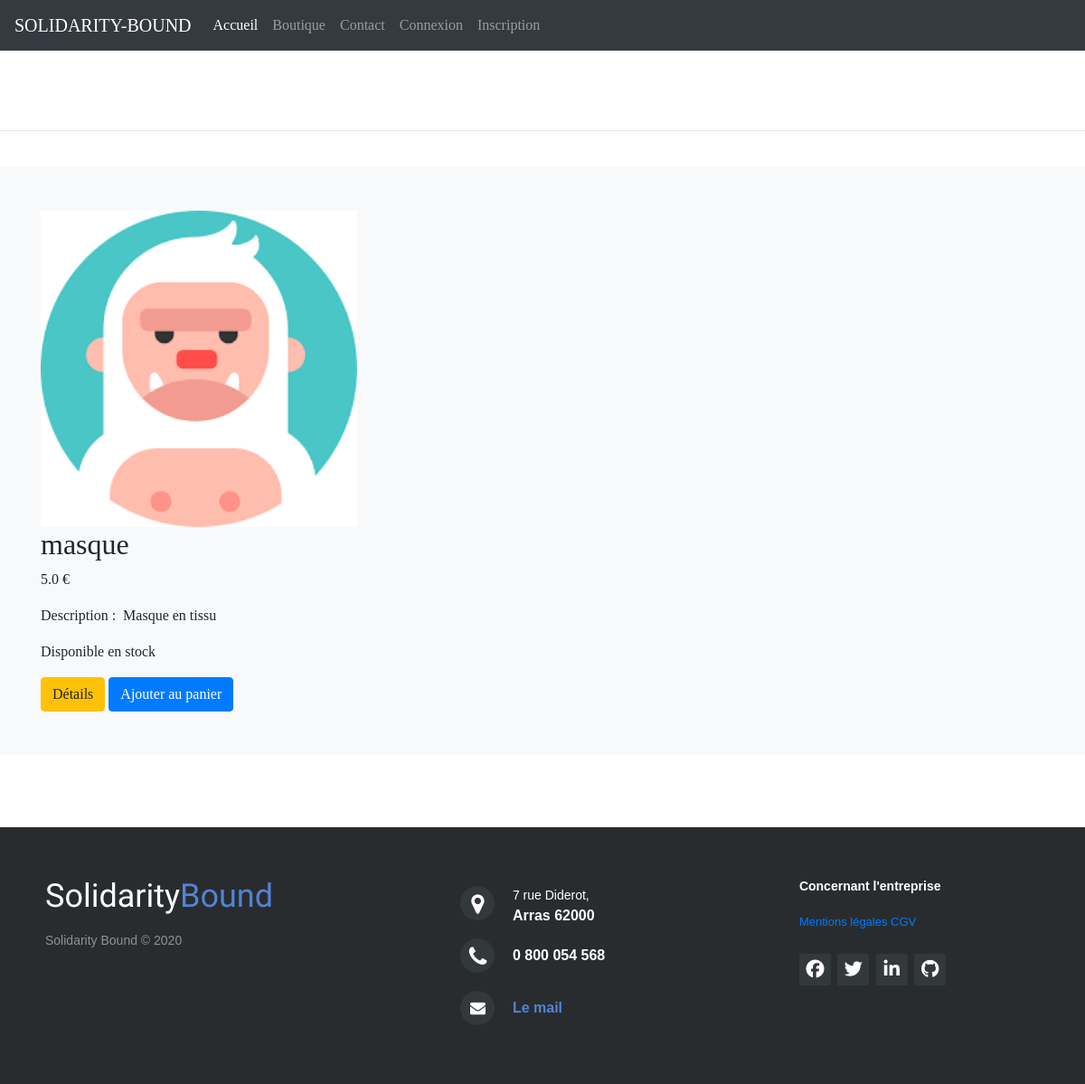
The page /boutique on the database as committed earlier.
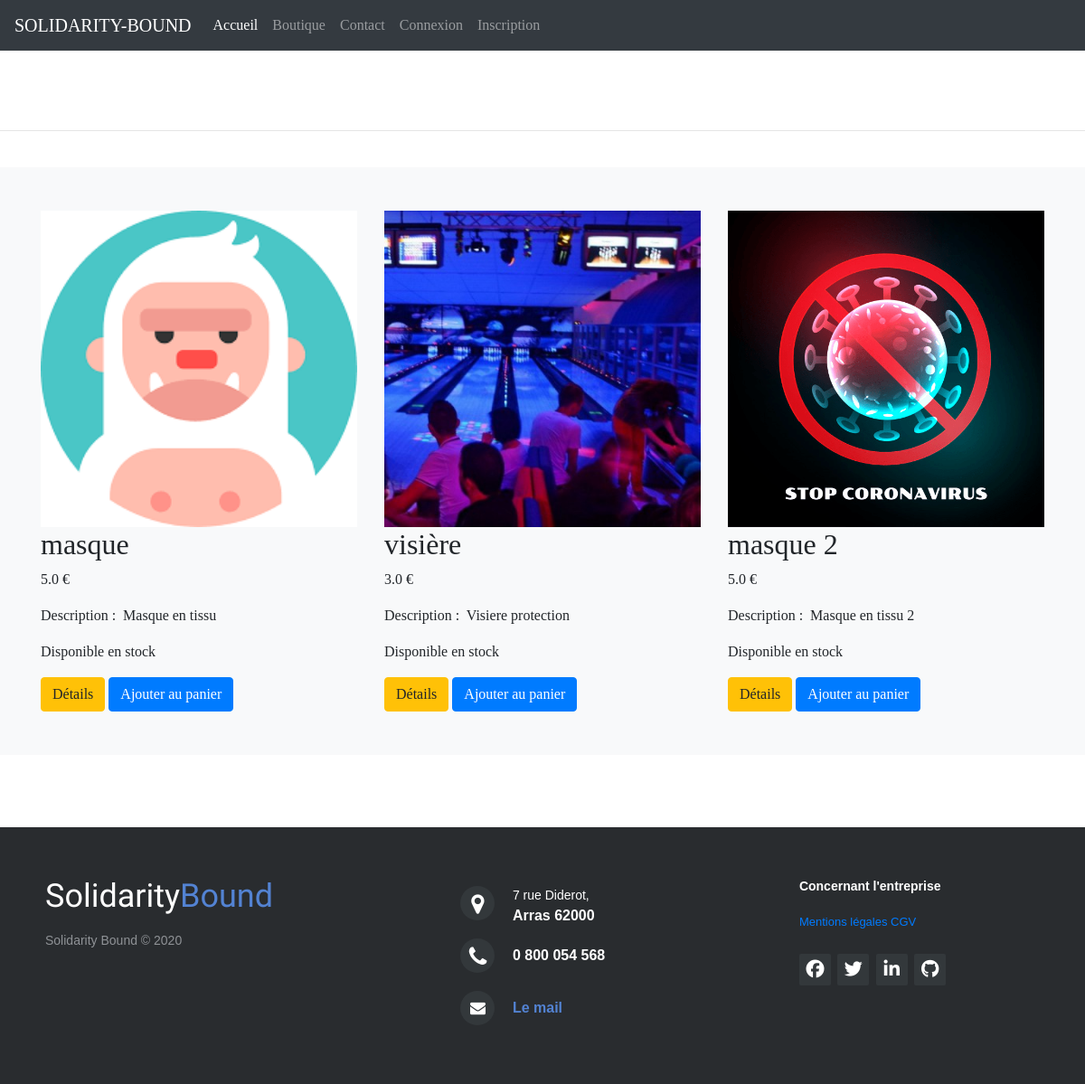
The same page on the database as committed later.
### models.py (models this page shows, shortened)
class Product(db.Model):
    __tablename__ = 'products'
    __table_args__ = {'extend_existing': True}
    id = db.Column(db.Integer, primary_key=True)
    name = db.Column(db.String(50), nullable=False)
    description = db.Column(db.String(64), nullable=False)
    image = db.Column(db.String(500), nullable=False)
    price = db.Column(db.Float, nullable=False)
    quantity = db.Column(db.Integer, nullable=False)
    inStock = db.Column(db.Boolean, nullable=True)
    cart = db.relationship('Cart', backref='product')
    comments = db.relationship('Comment', backref='product', lazy=True)

### app.py (the view, shortened to what this page needs)
    @app.route('/boutique', methods=['GET', 'POST'])
    def boutique():
        form = AddProduct()
        all_products = Product.query.all()
        return render_template('boutique.html', products=all_products, form=form)

### templates/boutique.html (shortened to what this page needs)
{% extends 'base.html' %}
{% block body %}
<br>
<br><br>
    <hr>
    <br>
    <div class="album py-5 bg-light">
      <div class="container">
        <div class="row">
    {% for product in products %}
          <div class="col-md-4 col-xs-12">
                <div class="serv">
                     <img class="img-fluid" width="100%" height="225" src="{{ url_for('static', filename='img/uploads/')}}{{ product.image }}" alt="image" />
                     <h2>{{ product.name }}</h2>
                    <p style="white-space: pre-wrap">{{ product.price }} €</p>
                     <p style="white-space: pre-wrap">Description :  {{product.description }}</p>
                    <p style="white-space: pre-wrap">{% if product.quantity>0 %}Disponible en stock {% endif %} </p>
                    <a class="btn btn-warning" href="#">Détails</a>
                   <a class="btn btn-primary" href="/boutique/ajout/{{product.id}}">Ajouter au panier</a>
                </div>
         </div>
    {% endfor %}
        </div>
      </div>
    </div>
{% endblock %}

### templates/base.html (shortened to what this page needs)
<!DOCTYPE html>
<html lang="en">
<head>
    <link rel="stylesheet" href="https://cdnjs.cloudflare.com/ajax/libs/font-awesome/5.13.0/css/all.min.css">
<link rel="stylesheet" href="https://stackpath.bootstrapcdn.com/bootstrap/4.4.1/css/bootstrap.min.css">
      <link rel="stylesheet" href="./static/css/stylehome.css">
	<link rel="stylesheet" href="http://maxcdn.bootstrapcdn.com/font-awesome/4.2.0/css/font-awesome.min.css">
</head>
<body>
      <nav class="navbar navbar-expand-lg navbar-dark bg-dark" style="background-color: #e3f2fd;">
    <a class="navbar-brand" href="#">SOLIDARITY-BOUND</a>
    <div class="collapse navbar-collapse" id="navbarColor03">
      <ul class="navbar-nav mr-auto">
        <li class="nav-item active">
          <a class="nav-link" href="/">Accueil <span class="sr-only">(current)</span></a>
        </li>
        <li class="nav-item">
          <a class="nav-link" href="/boutique">Boutique</a>
        </li>
        <li class="nav-item">
          <a class="nav-link" href="#">Contact</a>
        </li>
             {% if not current_user.is_authenticated %}
        <li class="nav-item">
          <a class="nav-link" href="{{ url_for('auth.login') }}">Connexion</a>
        </li>
             <li class="nav-item">
          <a class="nav-link" href="{{ url_for('auth.signup') }}">Inscription</a>
        </li>
              {% endif %}
      </ul>
    </div>
      </nav>
    <div class="">
    {% block body %}
    {% endblock %}
        </div>
    <footer class="footer-distributed">
		<div class="footer-left">
		    <h3>Solidarity<span>Bound</span></h3>
		    <p class="footer-company-name">Solidarity Bound &copy; 2020</p>
		</div>
		<div class="footer-center">
            <div>
                <i class="fa fa-map-marker"></i>
		        <p><span>7 rue Diderot,</span> Arras 62000</p>
		    </div>
		    <div>
		        <i class="fa fa-phone"></i>
		        <p>0 800 054 568</p>
		    </div>
		    <div>
		        <i class="fa fa-envelope"></i>
		        <p><a href="#">Le mail </a></p>
		    </div>
		</div>
		<div class="footer-right">
            <p class="footer-company-about">
                <span>Concernant l'entreprise</span>
                <a href="#">Mentions légales</a>
                <a href="#">CGV</a>
		    </p>
		    <div class="footer-icons">
		        <a href="#"><i class="fa fa-facebook"></i></a>
		        <a href="#"><i class="fa fa-twitter"></i></a>
		        <a href="#"><i class="fa fa-linkedin"></i></a>
		        <a href="#"><i class="fa fa-github"></i></a>
		    </div>
		</div>
		</footer>
</body>
</html>

### static/css/stylehome.css (style rules this page uses)
body { font-family: "Lucida Sans"; margin:0; }
footer { position: relative; bottom: 0; }
.footer-distributed { background-color: #292c2f; box-shadow: 0 1px 1px 0 rgba(0, 0, 0, 0.12); box-sizing: border-box; width: 100%; text-align: left; font: bold 16px sans-serif; padding: 55px 50px; margin-top: 80px; }
.footer-distributed .footer-left, .footer-distributed .footer-center, .footer-distributed .footer-right { display: inline-block; vertical-align: top; }
.footer-distributed .footer-left { width: 40%; }
.footer-distributed h3 { color: #ffffff; font: normal 36px 'Cookie', cursive; margin: 0; }
.footer-distributed h3 span { color: #5383d3; }
.footer-distributed .footer-company-name { color: #8f9296; font-size: 14px; font-weight: normal; margin: 0; }
.footer-distributed .footer-center { width: 35%; }
.footer-distributed .footer-center i { background-color: #33383b; color: #ffffff; font-size: 25px; width: 38px; height: 38px; border-radius: 50%; text-align: center; line-height: 42px; margin: 10px 15px; vertical-align: middle; }
.footer-distributed .footer-center i.fa-envelope { font-size: 17px; line-height: 38px; }
.footer-distributed .footer-center p { display: inline-block; color: #ffffff; vertical-align: middle; margin:0; }
.footer-distributed .footer-center p span { display:block; font-weight: normal; font-size:14px; line-height:2; }
.footer-distributed .footer-center p a { color: #5383d3; text-decoration: none;; }
.footer-distributed .footer-right { width: 20%; }
.footer-distributed .footer-company-about { line-height: 20px; color: #92999f; font-size: 13px; font-weight: normal; margin: 0; }
.footer-distributed .footer-company-about span { display: block; color: #ffffff; font-size: 14px; font-weight: bold; margin-bottom: 20px; }
.footer-distributed .footer-icons { margin-top: 25px; }
.footer-distributed .footer-icons a { display: inline-block; width: 35px; height: 35px; cursor: pointer; background-color: #33383b; border-radius: 2px; font-size: 20px; color: #ffffff; text-align: center; line-height: 35px; margin-right: 3px; margin-bottom: 5px; }

Rows that differ between the two databases and show on the page:
added Product: image (picture), name "visière", price "3.0", description "Visiere protection", quantity "Disponible en stock"
added Product: image (picture), name "masque 2", price "5.0", description "Masque en tissu 2", quantity "Disponible en stock"
